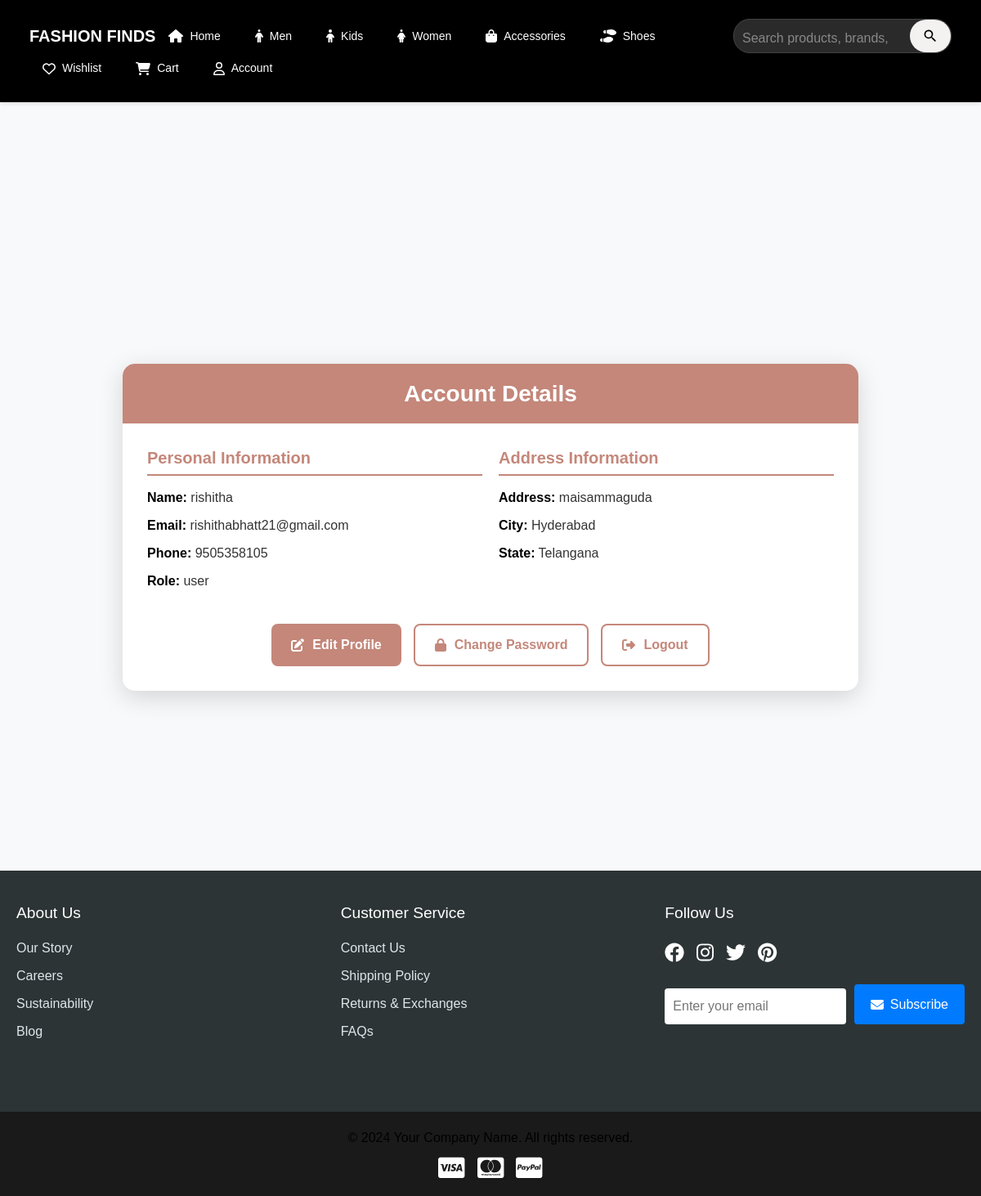
/auth/account (signed in), run on an earlier commit of the app's database.
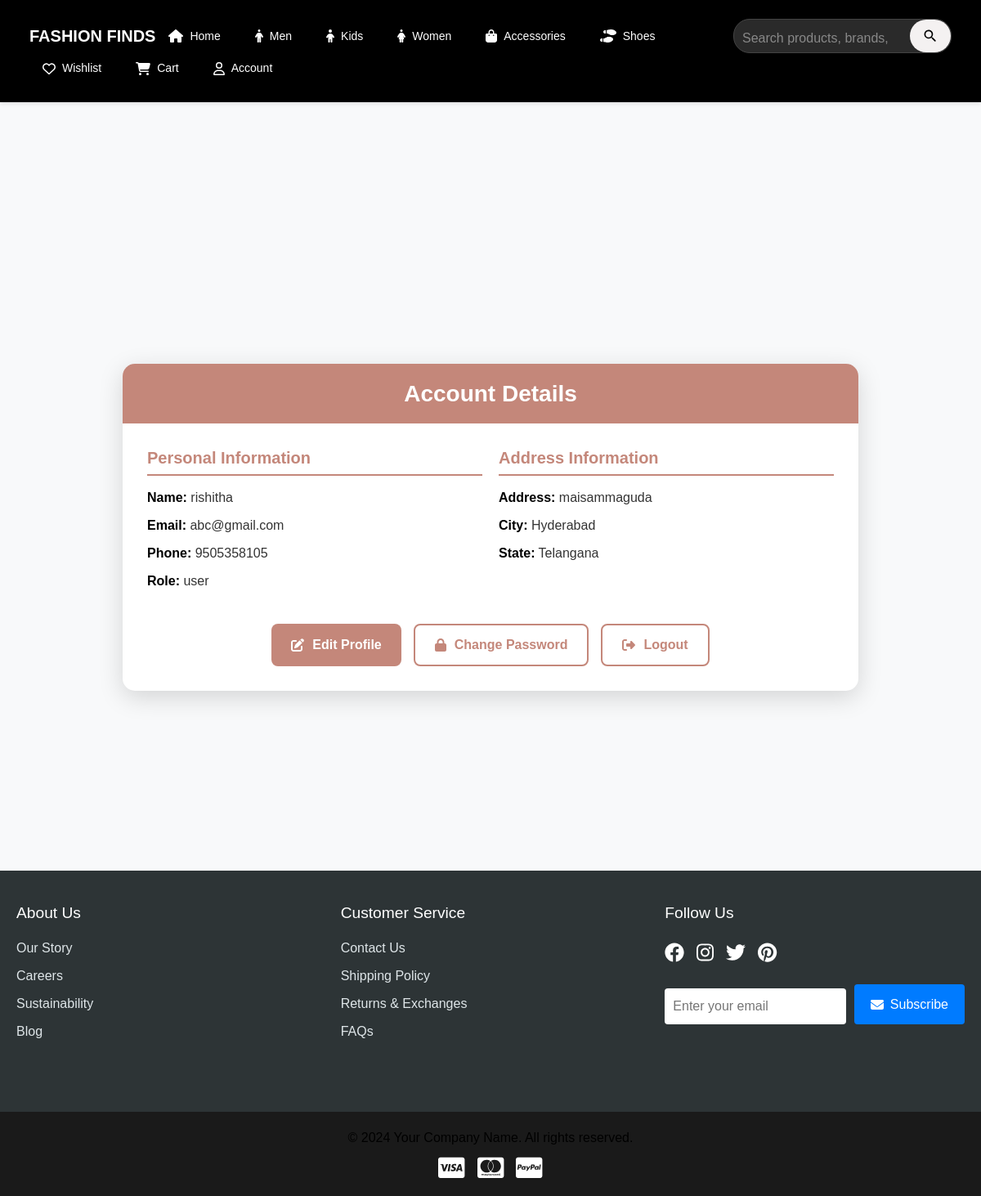
And on a later commit of the database.
### app/models.py (models this page shows, shortened)
class User(db.Model, UserMixin):
    __tablename__ = 'users'
    id = db.Column(db.Integer, primary_key=True)
    name = db.Column(db.String(100), nullable=False)
    phone = db.Column(db.String(15), nullable=False)
    email = db.Column(db.String(100), unique=True, nullable=False)
    password = db.Column(db.String(255), nullable=False)
    address = db.Column(db.Text, nullable=False)
    state = db.Column(db.String(50), nullable=False)
    city = db.Column(db.String(50), nullable=False)
    pincode = db.Column(db.String(10), nullable=False)
    reset_token = db.Column(db.String(255), nullable=True)
    reset_token_expiry = db.Column(db.DateTime, nullable=True)
    approved = db.Column(db.Boolean, default=False)
    role = db.Column(db.String(10), nullable=False)

### app/auth.py (the view)
@auth_bp.route("/account")
@login_required
def account():
    return render_template("account.html", user=current_user)

### app/templates/account.html (shortened to what this page needs)
{% extends 'base.html' %}
{% block content %}
<div class="account-container">
    <div class="account-card">
        <div class="account-header">
            <h3>Account Details</h3>
        </div>
        <div class="account-body">
            <div class="account-row">
                <div class="account-column">
                    <h5 class="account-subtitle">Personal Information</h5>
                    <div class="account-details">
                        <p><strong>Name:</strong> {{ current_user.name }}</p>
                        <p><strong>Email:</strong> {{ current_user.email }}</p>
                        <p><strong>Phone:</strong> {{ current_user.phone }}</p>
                        <p><strong>Role:</strong> {{ current_user.role }}</p>
                    </div>
                </div>
                <div class="account-column">
                    <h5 class="account-subtitle">Address Information</h5>
                    <div class="account-details">
                        <p><strong>Address:</strong> {{ current_user.address }}</p>
                        <p><strong>City:</strong> {{ current_user.city }}</p>
                        <p><strong>State:</strong> {{ current_user.state }}</p>
                    </div>
                </div>
            </div>
            <div class="account-actions">
                <a href="{{ url_for('auth.update_profile') }}" class="account-button account-button-primary">
                    <i class="fas fa-edit"></i> Edit Profile
                </a>
                <a href="{{ url_for('auth.update_password') }}" class="account-button account-button-outline">
                    <i class="fas fa-lock"></i> Change Password
                </a>
                <a href="{{ url_for('auth.logout') }}" class="account-button account-button-danger">
                    <i class="fas fa-sign-out-alt"></i> Logout
                </a>
            </div>
        </div>
    </div>
</div>
{% endblock %}

What changed in the data, as far as the page shows it:
changed User "rishitha": email "rishithabhatt21@gmail.com" → "abc@gmail.com"
